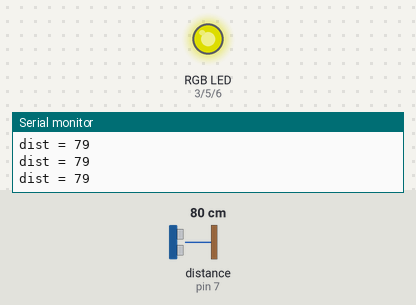
Bench run of a sketch on a simulated Arduino Uno, built with avr-gcc and run on an emulated ATmega328P. Shown: an RGB LED mixed from three pins (HIGH = lit), the last lines printed to the serial monitor. Wiring (inferred from the names in the program): ultrasonic range finder: trigger pin 8; echo pin 7. The inputs (shaded band) are chosen by the test bench; at power-on: distance to the obstacle (sensor on pin 7) 80 cm. The echo pulse lasts 58.3 µs per cm; dim RGB values are drawn brighter than linear; pins used as bus, display or sensor lines are not drawn.

Above: at 1.2 s.
1.3 s: distance to the obstacle (sensor on pin 7) set to 4 cm
At 2.5 s:
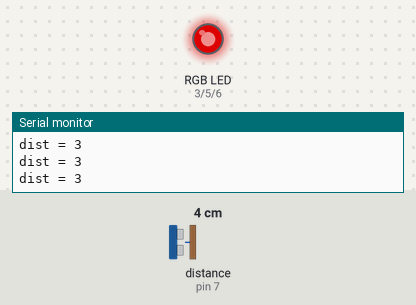
2.8 s: distance to the obstacle (sensor on pin 7) set to 27 cm
4.3 s: distance to the obstacle (sensor on pin 7) set to 33 cm
At 5.3 s:
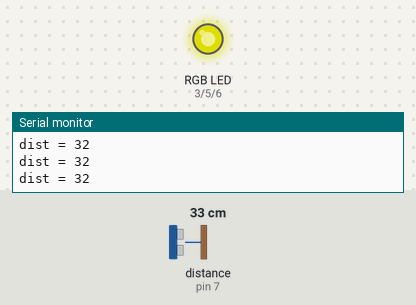
7.3 s: distance to the obstacle (sensor on pin 7) set to 96 cm
8.8 s: distance to the obstacle (sensor on pin 7) set to 105 cm
At 10.0 s:
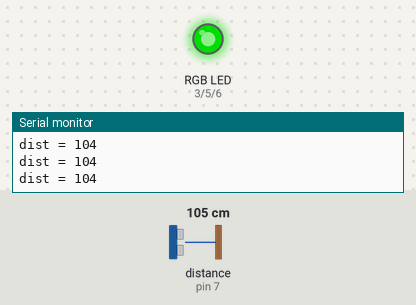
10.3 s: distance to the obstacle (sensor on pin 7) set to 2 cm
At 10.9 s:
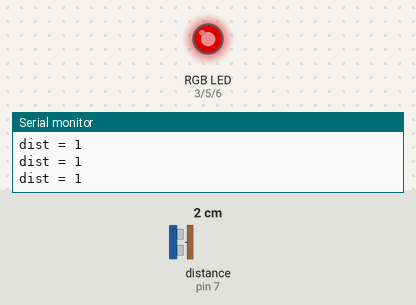
Timing chart, 0 to 12.8 s (numbered marks = the images above; inputs shaded):
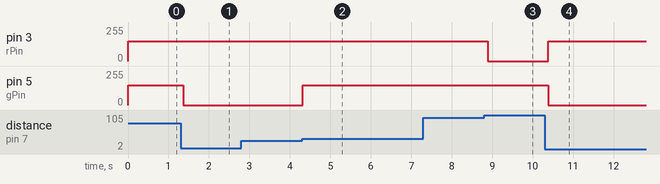

Measured:
- the behaviour switches between 30 and 31 cm on distance to the obstacle (sensor on pin 7) (found by bisection; images 1 and 2)
- the behaviour switches between 100 and 101 cm on distance to the obstacle (sensor on pin 7) (found by bisection; images 2 and 3)
- after the input at 1.3 s, pin 5 (gPin): 150/255 → 0/255 after 0.07 s
- after the input at 4.3 s, pin 5 (gPin): 0/255 → 150/255 at once
- after the input at 8.8 s, pin 3 (rPin): 150/255 → 0/255 after 0.09 s
- after the input at 10.3 s, pin 3 (rPin): 0/255 → 150/255 after 0.08 s; pin 5 (gPin): 150/255 → 0/255 after 0.08 s

The sketch:

d1.ino
```cpp
#define echoPin 7
#define trigPin 8
#define rPin 3
#define gPin 5
#define bPin 6

#define INFO "dist = "

int safe = 100;
int care = 30;
long duration, distance;

int mode = 0;
const float frac = 58.2;

void rgb(int r, int g, int b){
  analogWrite(rPin, r);
  analogWrite(gPin, g);
  analogWrite(bPin, b);
}

void setup(){
  Serial.begin(9600);
  pinMode(trigPin, OUTPUT);
  pinMode(echoPin, INPUT);
  pinMode(rPin, OUTPUT);
  pinMode(gPin, OUTPUT);
  pinMode(bPin, OUTPUT);
}

void loop(){

  digitalWrite(trigPin, LOW);
  delayMicroseconds(2);

  digitalWrite(trigPin, HIGH);
  delayMicroseconds(10);
  digitalWrite(trigPin, LOW);

  duration = pulseIn(echoPin, HIGH);
  distance = duration / frac;

  if(distance >= safe){
    Serial.print(INFO);
    Serial.println(distance);
    if(mode != 0){
      mode = 0;
      rgb(0, 150, 0);
    }
  }
  else if(distance >= care){
    Serial.print(INFO);
    Serial.println(distance);
    if(mode != 1){
      mode = 1;
      rgb(150, 150, 0);
    }
  }
  else{
    Serial.print(INFO);
    Serial.println(distance);
    if(mode != 2){
      mode = 2;
      rgb(150, 0, 0);
    }
  }
  delay(100);
}
```
